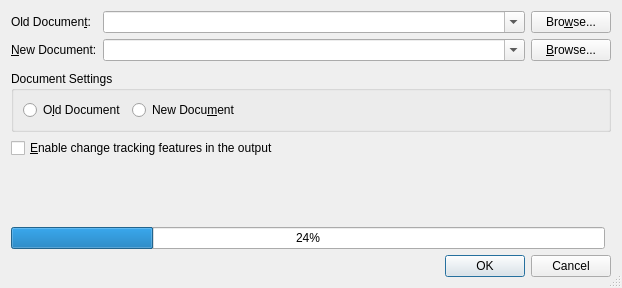
<?xml version="1.0" encoding="UTF-8"?>
<ui version="4.0">
 <class>CompareUi</class>
 <widget class="QDialog" name="CompareUi">
  <property name="geometry">
   <rect>
    <x>0</x>
    <y>0</y>
    <width>622</width>
    <height>288</height>
   </rect>
  </property>
  <property name="windowTitle">
   <string/>
  </property>
  <property name="sizeGripEnabled">
   <bool>true</bool>
  </property>
  <layout class="QGridLayout" name="gridLayout_2">
   <item row="5" column="0">
    <widget class="QProgressBar" name="progressBar">
     <property name="value">
      <number>24</number>
     </property>
     <property name="orientation">
      <enum>Qt::Horizontal</enum>
     </property>
    </widget>
   </item>
   <item row="0" column="0" colspan="2">
    <layout class="QGridLayout" name="gridLayout">
     <item row="0" column="0">
      <widget class="QLabel" name="oldFileLA">
       <property name="text">
        <string>Old Documen&amp;t:</string>
       </property>
       <property name="buddy">
        <cstring>oldFileCB</cstring>
       </property>
      </widget>
     </item>
     <item row="0" column="1">
      <widget class="QComboBox" name="oldFileCB">
       <property name="sizePolicy">
        <sizepolicy hsizetype="Expanding" vsizetype="Fixed">
         <horstretch>0</horstretch>
         <verstretch>0</verstretch>
        </sizepolicy>
       </property>
       <property name="toolTip">
        <string>Specify the original version of the document here (comparation source)</string>
       </property>
       <property name="editable">
        <bool>true</bool>
       </property>
      </widget>
     </item>
     <item row="0" column="2">
      <widget class="QPushButton" name="oldFilePB">
       <property name="text">
        <string>Bro&amp;wse...</string>
       </property>
       <property name="autoDefault">
        <bool>false</bool>
       </property>
      </widget>
     </item>
     <item row="1" column="0">
      <widget class="QLabel" name="newFileLA">
       <property name="text">
        <string>&amp;New Document:</string>
       </property>
       <property name="buddy">
        <cstring>newFileCB</cstring>
       </property>
      </widget>
     </item>
     <item row="1" column="1">
      <widget class="QComboBox" name="newFileCB">
       <property name="sizePolicy">
        <sizepolicy hsizetype="Expanding" vsizetype="Fixed">
         <horstretch>0</horstretch>
         <verstretch>0</verstretch>
        </sizepolicy>
       </property>
       <property name="toolTip">
        <string>Specify the modified version of the document here (comparation target)</string>
       </property>
       <property name="editable">
        <bool>true</bool>
       </property>
      </widget>
     </item>
     <item row="1" column="2">
      <widget class="QPushButton" name="newFilePB">
       <property name="text">
        <string>&amp;Browse...</string>
       </property>
       <property name="autoDefault">
        <bool>false</bool>
       </property>
      </widget>
     </item>
    </layout>
   </item>
   <item row="2" column="0" colspan="2">
    <layout class="QHBoxLayout" name="horizontalLayout_3">
     <item>
      <widget class="QGroupBox" name="groupBox">
       <property name="sizePolicy">
        <sizepolicy hsizetype="Expanding" vsizetype="Fixed">
         <horstretch>0</horstretch>
         <verstretch>0</verstretch>
        </sizepolicy>
       </property>
       <property name="toolTip">
        <string>Select the document from which the settings should be taken</string>
       </property>
       <property name="title">
        <string>Document Settings</string>
       </property>
       <property name="flat">
        <bool>true</bool>
       </property>
       <layout class="QHBoxLayout" name="horizontalLayout">
        <item>
         <widget class="QRadioButton" name="oldSettingsRB">
          <property name="text">
           <string>O&amp;ld Document</string>
          </property>
         </widget>
        </item>
        <item>
         <widget class="QRadioButton" name="newSettingsRB">
          <property name="text">
           <string>New Docu&amp;ment</string>
          </property>
         </widget>
        </item>
        <item>
         <spacer name="horizontalSpacer">
          <property name="orientation">
           <enum>Qt::Horizontal</enum>
          </property>
          <property name="sizeHint" stdset="0">
           <size>
            <width>40</width>
            <height>20</height>
           </size>
          </property>
         </spacer>
        </item>
       </layout>
      </widget>
     </item>
    </layout>
   </item>
   <item row="6" column="0" colspan="2">
    <layout class="QHBoxLayout">
     <item>
      <layout class="QHBoxLayout" name="horizontalLayout_4" stretch="1,0">
       <item>
        <widget class="QStatusBar" name="statusBar">
         <property name="sizeGripEnabled">
          <bool>false</bool>
         </property>
        </widget>
       </item>
       <item>
        <widget class="QDialogButtonBox" name="buttonBox">
         <property name="standardButtons">
          <set>QDialogButtonBox::Cancel|QDialogButtonBox::Ok</set>
         </property>
        </widget>
       </item>
      </layout>
     </item>
    </layout>
   </item>
   <item row="3" column="0" colspan="2">
    <widget class="QCheckBox" name="trackingCB">
     <property name="toolTip">
      <string>Turns on the change tracking and showing changes in LaTeX output for the resulting document</string>
     </property>
     <property name="text">
      <string>&amp;Enable change tracking features in the output</string>
     </property>
     <property name="checked">
      <bool>false</bool>
     </property>
    </widget>
   </item>
   <item row="4" column="0">
    <spacer name="verticalSpacer_2">
     <property name="orientation">
      <enum>Qt::Vertical</enum>
     </property>
     <property name="sizeHint" stdset="0">
      <size>
       <width>20</width>
       <height>4</height>
      </size>
     </property>
    </spacer>
   </item>
   <item row="1" column="0">
    <spacer name="verticalSpacer">
     <property name="orientation">
      <enum>Qt::Vertical</enum>
     </property>
     <property name="sizeType">
      <enum>QSizePolicy::Fixed</enum>
     </property>
     <property name="sizeHint" stdset="0">
      <size>
       <width>20</width>
       <height>4</height>
      </size>
     </property>
    </spacer>
   </item>
  </layout>
 </widget>
 <includes>
  <include location="local">qt_i18n.h</include>
 </includes>
 <resources/>
 <connections/>
</ui>
